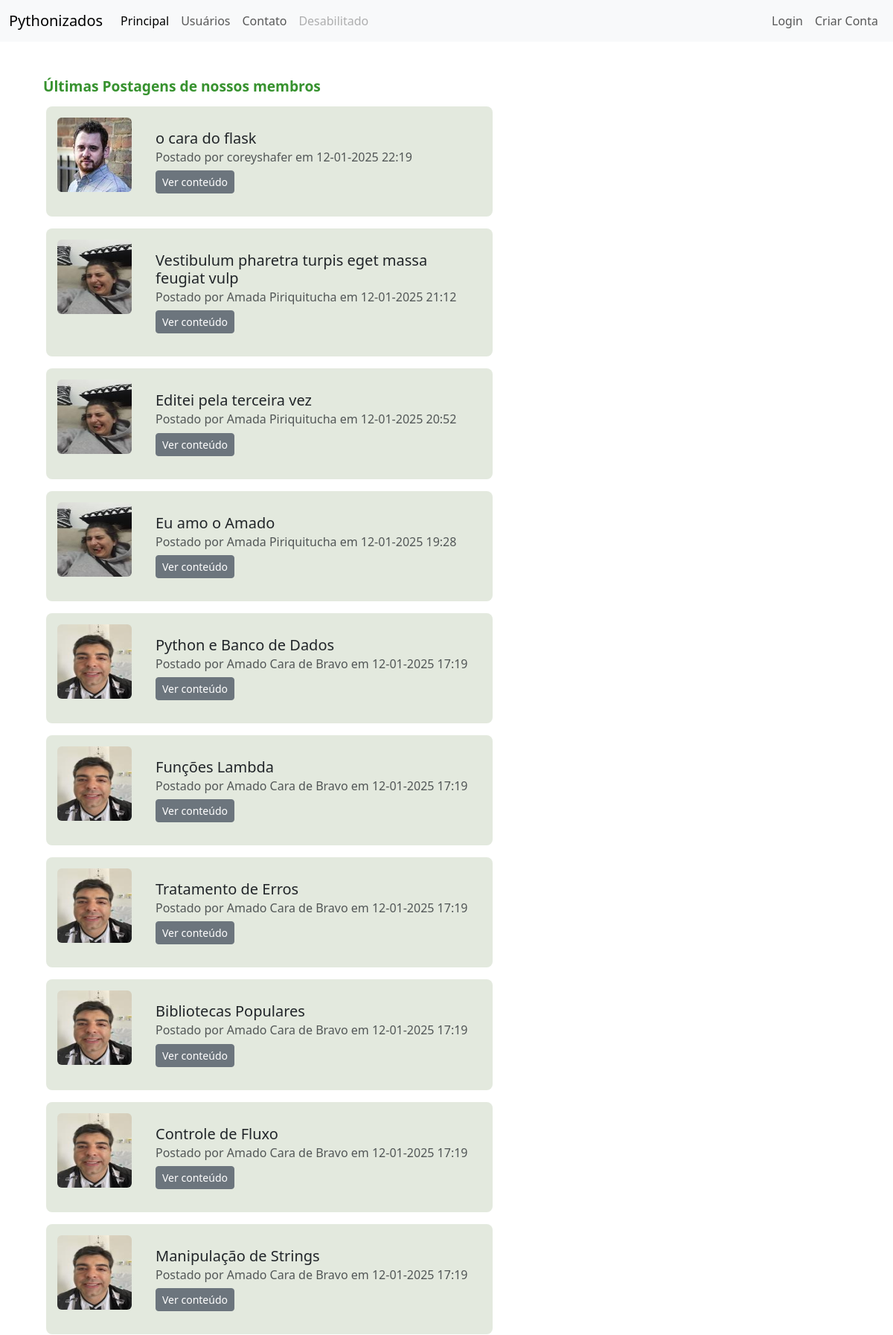
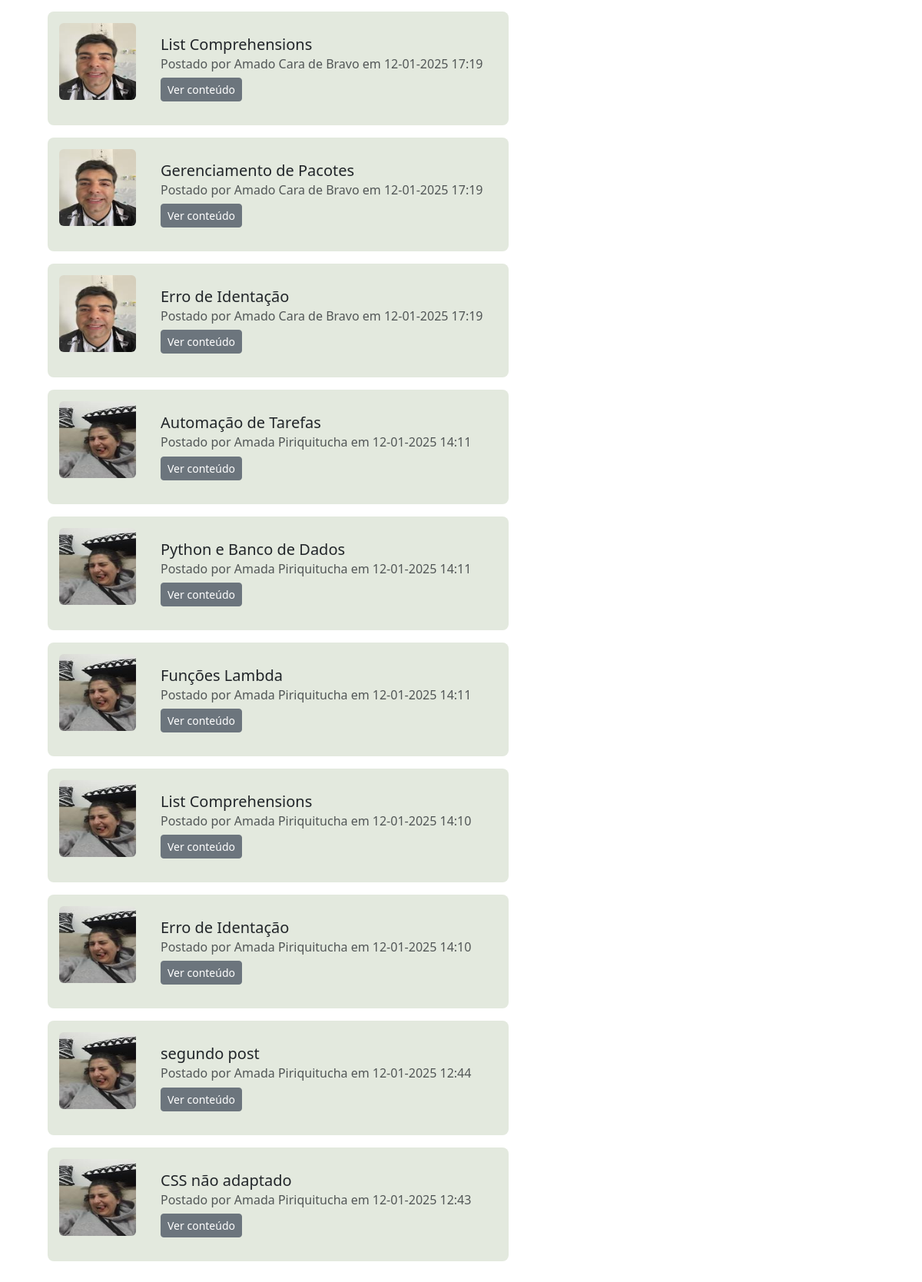
Before: / with the older database file (2 pictures, top to bottom).
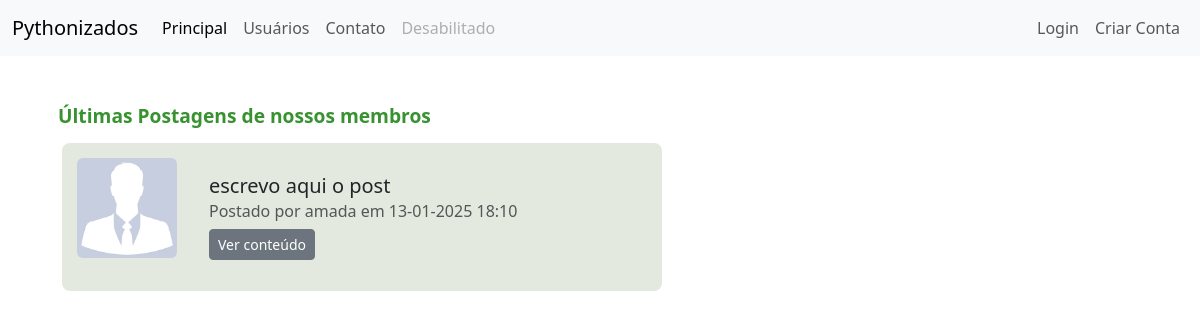
After: the same page with the newer database file.
### comunidade/models.py (models this page shows)
class Post(database.Model):
    id = database.Column(database.Integer, primary_key=True)
    titulo = database.Column(database.String, nullable=False)
    corpo = database.Column(database.Text, nullable=False)
    data_criacao = database.Column(database.DateTime, nullable=False, default=datetime.now())
    id_usuario = database.Column(database.Integer, database.ForeignKey('usuario.id'), nullable=False)

class Usuario(database.Model, UserMixin): # UserMixin serve para poder reutilizar
    id = database.Column(database.Integer, primary_key=True)
    username = database.Column(database.String, nullable=False, unique=True)
    email = database.Column(database.String, nullable=False, unique=True)
    senha = database.Column(database.String, nullable=False)
    foto_perfil = database.Column(database.String, default='default.jpg')
    posts = database.relationship('Post', backref='autor', lazy=True)
    cursos = database.Column(database.String, nullable=False, default='Não informado')

### comunidade/routes.py (the view)
@app.route("/")
def home():
    posts = Post.query.order_by(Post.data_criacao.desc()).all()
    for post in posts:
        post.corpo_red = f"{post.corpo[:50]}..." if len(post.corpo) > 50 else post.corpo
    usuarios = {usuario.id: usuario.username for usuario in Usuario.query.all()}
    foto_usuarios = {usuario.id: usuario.foto_perfil for usuario in Usuario.query.all()}
    return render_template('home.html', posts=posts, usuarios=usuarios, foto_usuarios=foto_usuarios)

### comunidade/templates/home.html (shortened to what this page needs)
{% extends 'base.html' %}
{% block body %}
<div class="container mt-5">
    <h1 class="h1-custom">Últimas Postagens de nossos membros</h1>
    <div class="posts-container">
        {% if posts %}
            {% for post in posts %}
            <div class="card mt-3" style="max-width: 700px; background-color: #e3e9de; padding: 15px; border-radius: 8px;">
                <div class="d-flex align-items-start">
                    <div class="me-3">
                        <img src="{{ url_for('static', filename='fotos_perfil/' + foto_usuarios[post.id_usuario]) }}"
                             alt="Imagem do usuário" class="rounded" width="100" height="100">
                    </div>
                    <div class="w-100">
                        <div class="card-body">
                            <h5 class="card-title">
                                <a href="{{ url_for('exibir_post', post_id=post.id) }}" style="text-decoration: none; color: inherit;">
                                    {{ post.titulo }}
                                </a>
                            </h5>
                            <h6 class="card-subtitle mb-2 text-muted">
                                Postado por {{ usuarios[post.id_usuario] }} em {{ post.data_criacao.strftime('%d-%m-%Y %H:%M') }}
                            </h6>
                            <button class="btn btn-secondary btn-sm" type="button" data-bs-toggle="collapse"
                                    data-bs-target="#postBody{{ post.id }}" aria-expanded="false"
                                    aria-controls="postBody{{ post.id }}">
                                Ver conteúdo
                            </button>
                        </div>
                    </div>
                </div>
            </div>
            {% endfor %}
        {% else %}
            <p>Não há postagens disponíveis.</p>
        {% endif %}
    </div>
</div>
{% endblock %}

### comunidade/templates/base.html (shortened to what this page needs)
<!DOCTYPE html>
<html lang="en">
<head>
    <link href="https://cdn.jsdelivr.net/npm/bootstrap@5.3.3/dist/css/bootstrap.min.css" rel="stylesheet">
    <link rel="stylesheet" href="{{ url_for('static', filename='css/perfil.css') }}">
</head>
<body>
    {% include 'navbar.html'%}
    {% block body %}
    {% endblock %}
</body>
</html>

### comunidade/templates/navbar.html (shortened to what this page needs)
<nav class="navbar navbar-expand-lg bg-body-tertiary">
    <div class="container-fluid">
      <a class="navbar-brand" href="{{ url_for('home')}}">Pythonizados</a>
      <div class="collapse navbar-collapse" id="navbarSupportedContent">
        <ul class="navbar-nav me-auto mb-2 mb-lg-0">
          <li class="nav-item">
            <a class="nav-link active" aria-current="page" href="{{ url_for('home')}}">Principal</a>
          </li>
          <li class="nav-item">
            <a class="nav-link" href="{{ url_for('usuarios')}}">Usuários</a>
          </li>
          <li class="nav-item">
            <a class="nav-link" href="{{ url_for('contatos')}}">Contato</a>
          </li>
          <li class="nav-item">
            <a class="nav-link disabled" aria-disabled="true">Desabilitado</a>
          </li>
        </ul>
        <ul class="d-flex navbar-nav">
          {% if current_user.is_authenticated %}
          <li class="nav-item">
            <a class="nav-link" href="{{ url_for('criar_post')}}">Criar Post</a>
          </li>
          <li class="nav-item">
            <a class="nav-link" href="{{ url_for('editaperfil')}}">Meu perfil</a>
          </li>
          <li class="nav-item">
            <a class="nav-link" href="{{ url_for('sair')}}">Logout</a>
          </li>
          {% else %}
          <li class="nav-item">
            <a class="nav-link" href="{{ url_for('login')}}">Login</a>
          </li>
          <li class="nav-item">
            <a class="nav-link" href="{{ url_for('criarconta')}}">Criar Conta</a>
          </li>
          {% endif%}
          </ul>
      </div>
    </div>
  </nav>

### comunidade/static/css/perfil.css (style rules this page uses)
.card { width: 600px; margin-left: 20px; border: none; border-radius: 10px; background-color: #fff; padding: 20px; }
.h1-custom { font-size: 1.2rem; font-weight: bold; margin-top: 1rem; margin-bottom: 0.5rem; margin-left: 1rem; color: #37922f; }

Changed rows visible on the page:
removed Post: id_usuario.foto_perfil (picture), titulo "o cara do flask", data_criacao "12-01-2025 22:19"
removed Usuario: username "coreyshafer"
removed Post: id_usuario.foto_perfil (picture), titulo "Vestibulum pharetra turpis eget massa feugiat vulp", {{ usuarios[post.id_usuario] }} "Amada Piriquitucha", data_criacao "12-01-2025 21:12"
removed Post: id_usuario.foto_perfil (picture), titulo "Editei pela terceira vez", {{ usuarios[post.id_usuario] }} "Amada Piriquitucha", data_criacao "12-01-2025 20:52"
removed Post: id_usuario.foto_perfil (picture), titulo "Eu amo o Amado", {{ usuarios[post.id_usuario] }} "Amada Piriquitucha", data_criacao "12-01-2025 19:28"
removed Post: id_usuario.foto_perfil (picture), titulo "Python e Banco de Dados", data_criacao "12-01-2025 17:19"
removed Usuario: username "Amado Cara de Bravo"
removed Post: id_usuario.foto_perfil (picture), titulo "Funções Lambda", data_criacao "12-01-2025 17:19"
removed Post: id_usuario.foto_perfil (picture), titulo "Tratamento de Erros", data_criacao "12-01-2025 17:19"
removed Post: id_usuario.foto_perfil (picture), titulo "Bibliotecas Populares", data_criacao "12-01-2025 17:19"
removed Post: id_usuario.foto_perfil (picture), titulo "Controle de Fluxo", data_criacao "12-01-2025 17:19"
removed Post: id_usuario.foto_perfil (picture), titulo "Manipulação de Strings", data_criacao "12-01-2025 17:19"
removed Post: id_usuario.foto_perfil (picture), titulo "List Comprehensions", data_criacao "12-01-2025 17:19"
removed Post: id_usuario.foto_perfil (picture), titulo "Gerenciamento de Pacotes", data_criacao "12-01-2025 17:19"
removed Post: id_usuario.foto_perfil (picture), titulo "Erro de Identação", data_criacao "12-01-2025 17:19"
removed Post: id_usuario.foto_perfil (picture), titulo "Automação de Tarefas", {{ usuarios[post.id_usuario] }} "Amada Piriquitucha", data_criacao "12-01-2025 14:11"
removed Post: id_usuario.foto_perfil (picture), titulo "Python e Banco de Dados", {{ usuarios[post.id_usuario] }} "Amada Piriquitucha", data_criacao "12-01-2025 14:11"
removed Post: id_usuario.foto_perfil (picture), titulo "Funções Lambda", {{ usuarios[post.id_usuario] }} "Amada Piriquitucha", data_criacao "12-01-2025 14:11"
removed Post: id_usuario.foto_perfil (picture), titulo "List Comprehensions", {{ usuarios[post.id_usuario] }} "Amada Piriquitucha", data_criacao "12-01-2025 14:10"
removed Post: id_usuario.foto_perfil (picture), titulo "Erro de Identação", {{ usuarios[post.id_usuario] }} "Amada Piriquitucha", data_criacao "12-01-2025 14:10"
removed Post: id_usuario.foto_perfil (picture), titulo "segundo post", {{ usuarios[post.id_usuario] }} "Amada Piriquitucha", data_criacao "12-01-2025 12:44"
removed Post: id_usuario.foto_perfil (picture), titulo "CSS não adaptado", {{ usuarios[post.id_usuario] }} "Amada Piriquitucha", data_criacao "12-01-2025 12:43"
added Post: foto_perfil (placeholder picture), titulo "escrevo aqui o post", {{ usuarios[post.id_usuario] }} "amada", data_criacao "13-01-2025 18:10"
